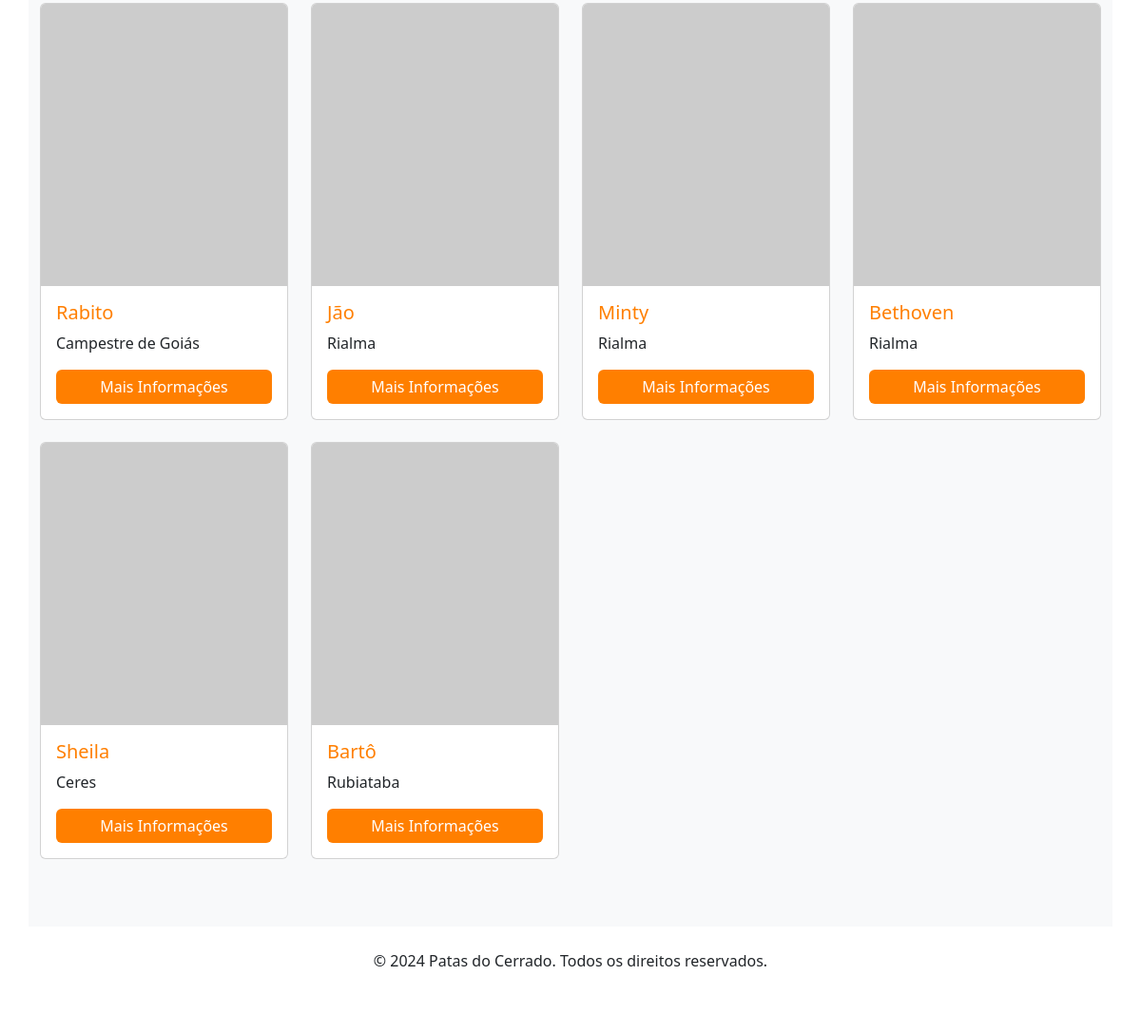
The page /AnimaisAdotar (lower part) on the database as committed earlier.
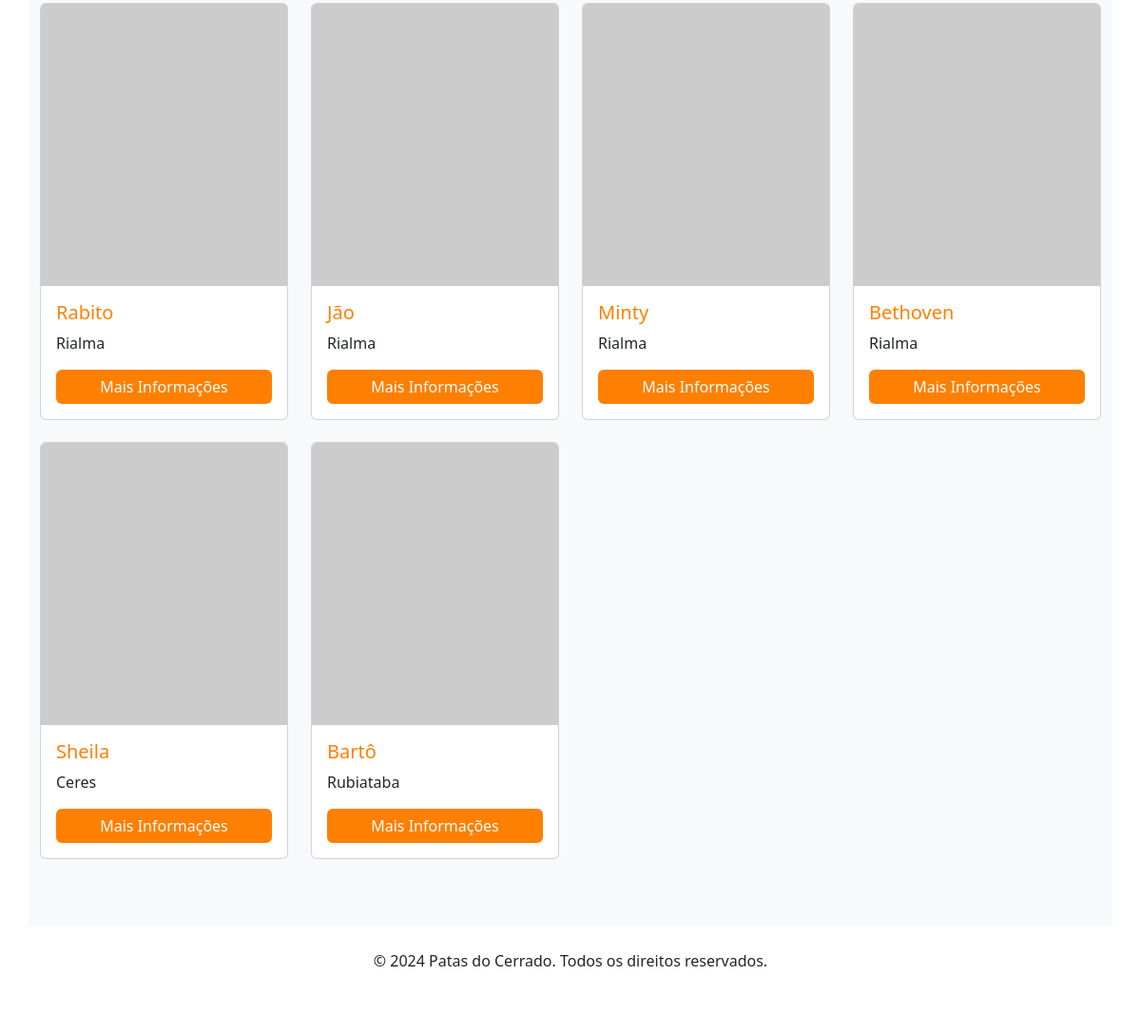
The same page on the database as committed later.
### tables this page shows
CREATE TABLE IF NOT EXISTS `animal` (
    `ID` INT NOT NULL AUTO_INCREMENT,
    `nome` VARCHAR(100) NOT NULL,
    `foto` BLOB NULL,
    `descricao` VARCHAR(200) NULL,
    `usuario_ID` INT NOT NULL,
    `cidade_ID` INT NOT NULL,
    `porte_ID` INT NOT NULL,
    `idade_ID` INT NOT NULL,
    `especie_ID` INT NOT NULL,
    `genero_ID` INT NOT NULL,
    `animalcol` VARCHAR(45) NULL,
    `statusAdocao_ID` INT NOT NULL,
    PRIMARY KEY (`ID`),
    CONSTRAINT `fk_animal_usuario1`
        FOREIGN KEY (`usuario_ID`)
        REFERENCES `usuario` (`ID`)
        ON DELETE NO ACTION
        ON UPDATE NO ACTION,
	CONSTRAINT `fk_animal_cidade`
        FOREIGN KEY (`cidade_ID`)
        REFERENCES `cidade` (`ID`)
        ON DELETE NO ACTION
        ON UPDATE NO ACTION,
    CONSTRAINT `fk_animal_porte1`
        FOREIGN KEY (`porte_ID`)
        REFERENCES `porte` (`ID`)
        ON DELETE NO ACTION
        ON UPDATE NO ACTION,
    CONSTRAINT `fk_animal_idade1`
        FOREIGN KEY (`idade_ID`)
        REFERENCES `idade` (`ID`)
        ON DELETE NO ACTION
        ON UPDATE NO ACTION,
    CONSTRAINT `fk_animal_especie1`
        FOREIGN KEY (`especie_ID`)
        REFERENCES `especie` (`ID`)
        ON DELETE NO ACTION
        ON UPDATE NO ACTION,
    CONSTRAINT `fk_animal_genero1`
        FOREIGN KEY (`genero_ID`)
        REFERENCES `genero` (`ID`)
        ON DELETE NO ACTION
        ON UPDATE NO ACTION,
    CONSTRAINT `fk_animal_statusAdoção1`
        FOREIGN KEY (`statusAdocao_ID`)
        REFERENCES `statusAdocao` (`ID`)
        ON DELETE NO ACTION
        ON UPDATE NO ACTION);

CREATE TABLE IF NOT EXISTS `cidade` (
	`ID` INT NOT NULL AUTO_INCREMENT,
	`nome` VARCHAR(100) NOT NULL,
	PRIMARY KEY (`ID`));

### Controller/AnimaisAdotar.php (called while the page is built, shortened)
<?php
    class AnimaisAdotar extends Controller{
        public function index(){
            $animais = new Animal();
            $form = new Formulario();
            $data['especies'] = $form->listarTabela('especie');
            $data['generos'] = $form->listarTabela('genero');
            $data['portes'] = $form->listarTabela('porte');
            $data['cidades'] = $form->listarTabela('cidade');
            $join = "cidade ON animal.cidade_ID = cidade.ID";
            $order = "animal.ID DESC";
            $fields = "animal.ID, animal.nome AS 'animalNome', cidade.nome AS 'cidadeNome'";
            $where['animal.statusAdocao_ID'] = "statusAdocao_ID = 1";
            $where = implode(" AND ", $where);
            $data['animais'] = $animais->select($join, $where, $order, null, $fields);
            $this->view('animaisadotar', $data);
        }
    }

### Core/App.php (called while the page is built, shortened)
<?php
    class App{
        private $method = "index";
        private function separarURL(){
            $URL = $_GET['url'] ?? 'home';
            $URL = explode("/", trim($URL, "/"));
            return $URL;
        }
        public function carregarController(){
            $URL = $this->separarURL();
            $controller = new $this->controller;
            call_user_func_array([$controller, $this->method], $URL);
        }
    }

### index.php (called while the page is built, shortened)
<?php
    $app = new App;
    $app->carregarController();

### Core/Database.php (called while the page is built, shortened)
<?php
    Trait Database{
        private $connection;
        private function connect(){
            try{
                $db = "mysql:hostname=".DB_host.";dbname=".DB_name;
                $this->connection = new PDO($db, DB_user, DB_password);
                $this->connection->setAttribute(PDO::ATTR_ERRMODE,PDO::ERRMODE_EXCEPTION);
              }catch(PDOException $e){
                die('ERROR: '.$e->getMessage());
              }
        }
        public function query($query, $data = []){
                $stm = $this->connection->prepare($query);
                $check = $stm->execute($data);
                if($check){
                    $result = $stm->fetchAll(PDO::FETCH_OBJ);
                    if(is_array($result) && count($result)){
                        return $result;
                    }
                }
                return [];
        }
    }

### Core/Model.php (called while the page is built, shortened)
<?php
    class Model{
        protected $table;
        public function select($join = null, $where = null, $order = null, $limit = null,$fields = '*'){
            @$join = strlen($join) ? 'INNER JOIN '.$join : '';
            @$where = strlen($where) ? 'WHERE '.$where : '';
            @$order = strlen($order) ? 'ORDER BY '.$order : '';
            @$limit = strlen($limit) ? 'LIMIT '.$limit : '';
            $query = 'SELECT '.$fields.' FROM '.$this->table.' '.$join.' '.$where.' '.$order.' '.$limit;
            return $this->query($query);
        }
    }

### View/animaisadotar.view.php (the view, shortened to what the changed rows need)
<!DOCTYPE html>
    <html lang="en">
        <head>
            <link href="assets/css/bootstrap/css/bootstrap.min.css" rel="stylesheet">
            <link href="https://cdnjs.cloudflare.com/ajax/libs/font-awesome/5.15.4/css/all.min.css" rel="stylesheet">
            <link href="assets/css/dropdown.css" rel="stylesheet">
        </head>
        <body>
            <div class="container pt-4 pb-5 bg-light">
                <div class="row">
                    <?php
                        if(!empty($animais)){
                            foreach($animais as $x){
                            ?>
                                <div class="col-sm-12 col-md-6 col-lg-3">
                                    <div class="card" style="width: 100%">
                                        <img src="https://via.placeholder.com/400x300" class="card-img-top" alt="Pet 1">
                                        <div class="card-body">
                                            <h5 class="card-title">
                                                <?php
                                                    echo $x->animalNome;
                                                ?>
                                            </h5>
                                            <p class="card-text">
                                                <?php
                                                    echo $x->cidadeNome;
                                                ?>
                                            </p>
                                            <a href="adopt?pet=rex" class="btn btn-primary">Mais Informações</a>
                                        </div>
                                    </div>
                                </div>
                            <?php
                            }
                        }else{
                            ?>
                                <h4>Não há animais cadastrados</h4>
                            <?php
                        }
                    ?>
                </div>
            </div>
        </body>
    </html>

Rows that differ between the two databases and show on the page:
changed animal "Rabito": cidade_ID.nome "Campestre de Goiás" → "Rialma"
